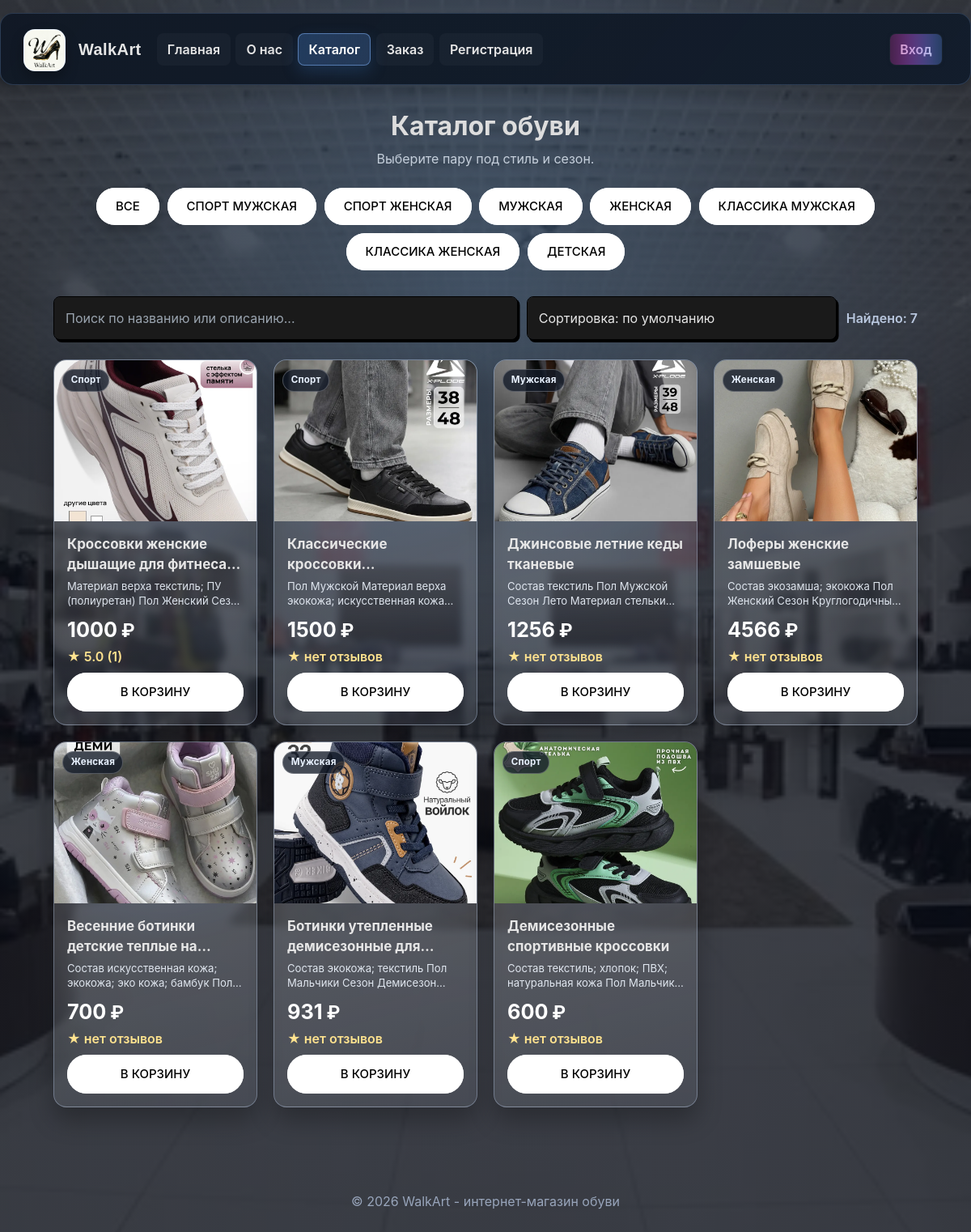
Page /products on the committed database.
### tables this page shows
CREATE TABLE `products` (
  `id` int(11) NOT NULL,
  `name` varchar(120) NOT NULL,
  `description` text NOT NULL,
  `image` varchar(120) NOT NULL,
  `price` float NOT NULL,
  `created` datetime NOT NULL DEFAULT current_timestamp(),
  `updated` datetime NOT NULL DEFAULT current_timestamp()
);

### src/Controllers/ProductController.php (called while the page is built, shortened)
<?php
class ProductController {
    public function get($id = null): string
    {
        global $user_id;
        if (Config::STORAGE_TYPE == Config::TYPE_DB) {
            $serviceStorage = new ProductDBStorage();
            $model = new Product($serviceStorage, Config::TABLE_PRODUCTS, Config::TABLE_ORDERS);
        }
        $data = $model->loadData();
        $ratings = (Config::STORAGE_TYPE == Config::TYPE_DB) ? $serviceStorage->getRatingsSummary() : [];
        if ($id) {
            $data = $data[$id-1];
            $reviews = (Config::STORAGE_TYPE == Config::TYPE_DB) ? $serviceStorage->getReviewsByProduct((int)$data['id']) : [];
            $canReview = false;
            if (Config::STORAGE_TYPE == Config::TYPE_DB && $user_id > 0) {
                $userService = new UserDBStorage();
                $canReview = $userService->hasPurchasedProduct((int)$user_id, (int)$data['id']);
            }
            return ProductTemplate::getCardTemplate($data, $ratings[(int)$data['id']] ?? null, $reviews, $canReview);
        } else {
            return ProductTemplate::getAllTemplate($data, $ratings);
        }
    }
}

### src/Routes/Router.php (called while the page is built, shortened)
<?php
class Router {
    private $id;
    private function getRoutes(): array {
        return [
            'about' => ['controller' => AboutController::class,
                        'method' => 'get'],
            'products' => ['controller' => ProductController::class,
                        'method' => 'get',
                        'params' => ['id' => $this->id]],
            'basket' => ['controller' => BasketController::class,
                        'method' => 'add',
                        'redirect' => true],
            'order' => [
                'GET' => ['controller' => OrderController::class,
                        'method' => 'get'],
                'POST' => ['controller' => OrderController::class,
                        'method' => 'create'],
            ],
            'basket_clear' => ['controller' => BasketController::class,
                        'method' => 'clear',
                        'redirect' => true],
            'register' => [
                'controller' => RegisterController::class,
                'method' => 'get'
            ],
            'verify' => [
                'controller' => RegisterController::class,
                'method' => 'verify',
                'params' => ['token' => $this->id]
            ],
            'login' => [
                'controller' => UserController::class,
                'method' => 'get'
            ],
            'logout' => [
                'controller' => UserController::class,
                'method' => 'logout'
            ],
            'profile' => [
                'controller' => UserController::class,
                'method' => 'profile'
            ],
            'history' => [
                'controller' => UserController::class,
                'method' => 'history'
            ],
            'admin' => [
                'GET' => ['controller' => ProductController::class,
                        'method' => 'admin'],
                'POST' => ['controller' => ProductController::class,
                        'method' => 'adminSave'],
            ],
            'reviews' => [
                'POST' => ['controller' => ProductController::class,
                        'method' => 'addReview'],
            ],
        ];
    }
    private function executeRoute(array $route, array $pieces): string {
        $controller = new $route['controller']();
        $params = ($this->id) ? ['id' => $this->id] : [];
        $result = $controller->{$route['method']}(...$params);
        return $result ?? '';
    }
    public function route(string $url): string {
        $path = parse_url($url, PHP_URL_PATH);
        $pieces = explode("/", $path);
        $resource = $pieces[1];
        $this->id = (isset($pieces[2])) ? $pieces[2] : 0;
        $routes = $this->getRoutes();
        $route = $routes[$resource];
        return $this->executeRoute($route, $pieces);
    }
}

### src/Services/DBStorage.php (called while the page is built, shortened)
<?php
class DBStorage
{
    public function __construct() {
        try {
            $this->connection = new PDO(
                Config::MYSQL_DNS,
                Config::MYSQL_USER,
                Config::MYSQL_PASSWORD
            );
        } catch (\PDOException $e) {
            if (strpos($e->getMessage(), 'Unknown database') !== false || strpos($e->getCode(), '1049') !== false) {
                $rootDsn = 'mysql:host=localhost';
                $rootConn = new PDO($rootDsn, Config::MYSQL_USER, Config::MYSQL_PASSWORD);
                $rootConn->setAttribute(PDO::ATTR_ERRMODE, PDO::ERRMODE_EXCEPTION);
                $rootConn->exec('CREATE DATABASE IF NOT EXISTS is231 CHARACTER SET utf8mb4 COLLATE utf8mb4_unicode_ci');
                $this->connection = new PDO(
                    Config::MYSQL_DNS,
                    Config::MYSQL_USER,
                    Config::MYSQL_PASSWORD
                );
                $this->connection->setAttribute(PDO::ATTR_ERRMODE, PDO::ERRMODE_EXCEPTION);
            } else {
                throw $e;
            }
        }
    }
}

### src/Services/ProductDBStorage.php (called while the page is built, shortened)
<?php
class ProductDBStorage extends DBStorage implements ILoadStorage
{
    public function loadData($nameFile): ?array
    {
        $sql = "SELECT * FROM products";
        $result = $this->connection->query($sql, PDO::FETCH_ASSOC);
        $rows = $result->fetchAll();
        return $rows;
    }
    public function ensureReviewsTable(): void
    {
        $sql = "CREATE TABLE IF NOT EXISTS product_reviews (
            id INT AUTO_INCREMENT PRIMARY KEY,
            product_id INT NOT NULL,
            user_id INT NOT NULL,
            rating TINYINT NOT NULL,
            review_text TEXT NOT NULL,
            created_at DATETIME NOT NULL DEFAULT CURRENT_TIMESTAMP,
            UNIQUE KEY uniq_product_user (product_id, user_id)
        ) ENGINE=InnoDB DEFAULT CHARSET=utf8mb4";
        $this->connection->exec($sql);
    }
}

### src/Models/Product.php (called while the page is built, shortened)
<?php
class Product
{
    private ILoadStorage $dataStorage;
    private string $nameResourceLoad;
    public function __construct(ILoadStorage $service, string $nameLoad)
    {
        $this->dataStorage = $service;
        $this->nameResourceLoad = $nameLoad;
    }
    public function loadData(): ?array {
        return $this->dataStorage->loadData( $this->nameResourceLoad );
    }
}

### src/Views/ProductTemplate.php (the view, shortened to what this page needs)
<?php
class ProductTemplate extends BaseTemplate {
    public static function getAllTemplate(array $arr, array $ratings = []): string {
        $template = parent::getTemplate();
        $str= <<<HTML
        <section class="catalog-page py-4">
            <div class="catalog-head mb-4">
                <h1 class="catalog-title">Каталог обуви</h1>
                <p class="catalog-subtitle">Выберите пару под стиль и сезон.</p>
            </div>
            <div class="catalog-filters" id="catalogFilters">
                <button type="button" class="catalog-filter is-active" data-filter="all">Все</button>
                <button type="button" class="catalog-filter" data-filter="sport-men">Спорт мужская</button>
                <button type="button" class="catalog-filter" data-filter="sport-women">Спорт женская</button>
                <button type="button" class="catalog-filter" data-filter="men">Мужская</button>
                <button type="button" class="catalog-filter" data-filter="women">Женская</button>
                <button type="button" class="catalog-filter" data-filter="classic-men">Классика мужская</button>
                <button type="button" class="catalog-filter" data-filter="classic-women">Классика женская</button>
                <button type="button" class="catalog-filter" data-filter="kids">Детская</button>
            </div>
            <div class="catalog-tools mb-4">
                <input type="text" id="catalogSearch" class="form-control" placeholder="Поиск по названию или описанию...">
                <select id="catalogSort" class="form-control">
                    <option value="default">Сортировка: по умолчанию</option>
                    <option value="price-asc">Цена: по возрастанию</option>
                    <option value="price-desc">Цена: по убыванию</option>
                    <option value="name-asc">Название: А-Я</option>
                </select>
                <div class="catalog-counter" id="catalogCounter"></div>
            </div>
            <div class="catalog-grid">
        HTML;
        foreach( $arr as $key => $item ) {
            $rawDescription = (string)$item['description'];
            if (str_contains($rawDescription, '#deleted:1')) {
                continue;
            }
            $cleanDescription = preg_replace('/\s*#cat:[\w-]+\s*#gender:[\w-]+\s*#age:[\w-]+\s*/u', ' ', $rawDescription);
            $cleanDescription = str_replace('#deleted:1', '', (string)$cleanDescription);
            $cleanDescription = trim((string)$cleanDescription);
            $sourceText = mb_strtolower($item['name'] . ' ' . $rawDescription);
            $category = 'classic';
            $categoryLabel = 'Классика';
            $gender = 'unisex';
            $ageGroup = 'adult';
            if (preg_match('/#cat:([\w-]+)/u', $rawDescription, $catMatch)) {
                $category = $catMatch[1];
            }
            if (preg_match('/#gender:([\w-]+)/u', $rawDescription, $genderMatch)) {
                $gender = $genderMatch[1];
            }
            if (preg_match('/#age:([\w-]+)/u', $rawDescription, $ageMatch)) {
                $ageGroup = $ageMatch[1];
            }
            if (str_contains($sourceText, 'дет') || str_contains($sourceText, 'школ') || str_contains($sourceText, 'подрост')) {
                $ageGroup = 'kids';
            }
            if (str_contains($sourceText, 'муж')) {
                $gender = 'men';
            } elseif (str_contains($sourceText, 'жен')) {
                $gender = 'women';
            }
            if ($category === 'sport' || str_contains($sourceText, 'спорт') || str_contains($sourceText, 'sneaker') || str_contains($sourceText, 'крос')) {
                $category = 'sport';
                $categoryLabel = 'Спорт';
            } elseif ($gender === 'men') {
                $category = 'men';
                $categoryLabel = 'Мужская';
            } elseif ($gender === 'women') {
                $category = 'women';
                $categoryLabel = 'Женская';
            }
            $ratingText = self::formatProductRating($ratings, (int)$item['id']);
            $element_template= <<<END
            <article class="main product-item" data-category="{$category}" data-gender="{$gender}" data-age="{$ageGroup}" data-name="{$item['name']}" data-description="{$cleanDescription}" data-price="{$item['price']}">
                <div class="shoe-card">
                    <a href="/products/{$item['id']}" class="product-image-wrap">
                        <img src="{$item['image']}" class="product-image" alt="{$item['name']}">
                        <span class="product-tag">{$categoryLabel}</span>
                    </a>
                    <div class="card_content p-3">
                        <div class="text">
                            <a href="/products/{$item['id']}" class="text_m product-name">{$item['name']}</a>
                            <span class="text_s product-description">{$cleanDescription}</span>
                        </div>
                        <div class="product-bottom">
                            <h3 class="product-price"><span>{$item['price']}</span> ₽</h3>
                            <p class="product-rating">★ {$ratingText}</p>
                            <form class="mt-2" action="/basket" method="POST">
                                <input type="hidden" name="id" value="{$item['id']}">
                                <input type="hidden" name="product_name" value="{$item['name']}">
                                <button type="submit" class="product-cart-btn">В корзину</button>
                            </form>
                        </div>
                    </div>
                </div>
                <div class="card_back"></div>
            </article>
            END;
            $str.= $element_template;
        }
        $str.= <<<HTML
            </div>
        </section>
        HTML;
        $resultTemplate = sprintf($template, 'Каталог продукции', $str);
        return $resultTemplate;
    }
    private static function formatProductRating(array $ratings, int $productId): string
    {
        if (!isset($ratings[$productId])) {
            return 'нет отзывов';
        }
        $avg = (float)$ratings[$productId]['avg_rating'];
        $count = (int)$ratings[$productId]['reviews_count'];
        return number_format($avg, 1, '.', '') . " ({$count})";
    }
}

### rows in the picture
products: image (picture), name "Кроссовки женские дышащие для фитнеса…", description "Материал верха текстиль; ПУ (полиуретан) Пол Женский…", price "1000", id "5.0 (1)"
products: image (picture), name "Классические…", description "Пол Мужской Материал верха экокожа; искусственная…", price "1500", id "нет отзывов"
products: image (picture), categoryLabel "Мужская", name "Джинсовые летние кеды тканевые", description "Состав текстиль Пол Мужской Сезон Лето Материал…", price "1256", id "нет отзывов"
products: image (picture), categoryLabel "Женская", name "Лоферы женские замшевые", description "Состав экозамша; экокожа Пол Женский Сезон…", price "4566", id "нет отзывов"
products: image (picture), categoryLabel "Женская", name "Весенние ботинки детские теплые…", description "Состав искусственная кожа; экокожа; эко кожа; бамбук…", price "700", id "нет отзывов"
products: image (picture), categoryLabel "Мужская", name "Ботинки утепленные демисезонные…", description "Состав экокожа; текстиль Пол Мальчики Сезон…", price "931", id "нет отзывов"
products: image (picture), name "Демисезонные спортивные кроссовки", description "Состав текстиль; хлопок; ПВХ; натуральная кожа Пол…", price "600", id "нет отзывов"

### other values in the picture
$categoryLabel "Спорт Спорт Спорт"
